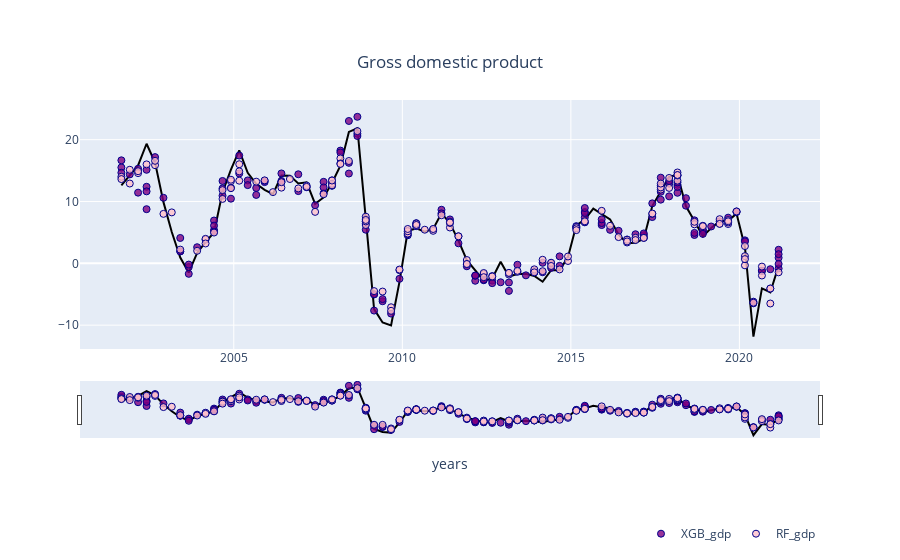
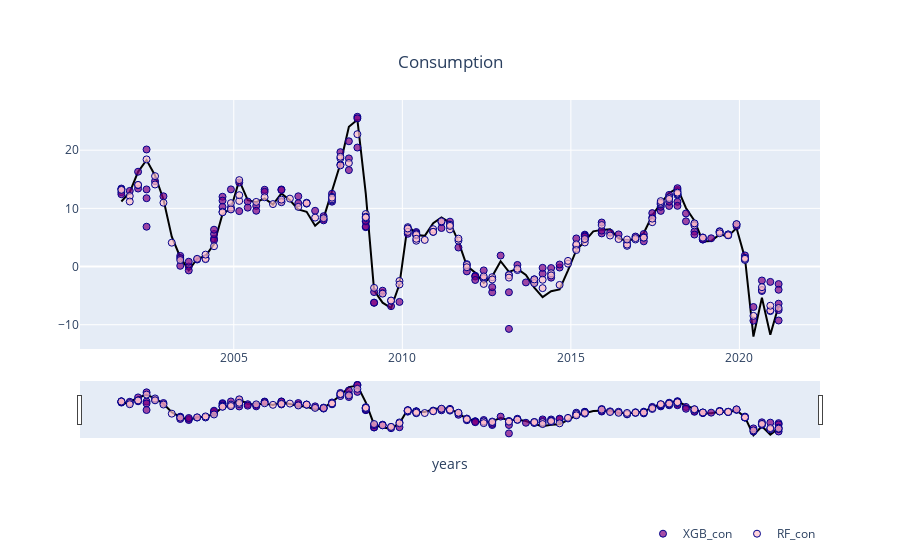
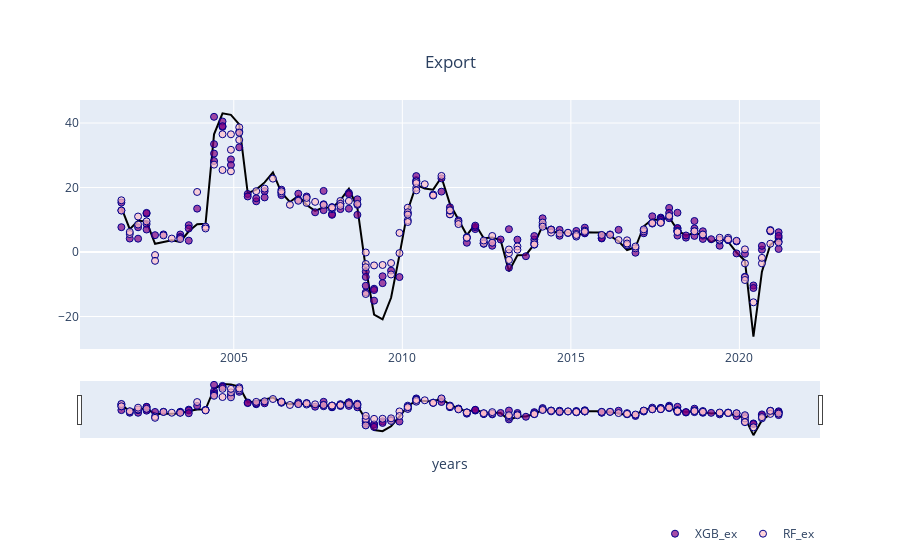
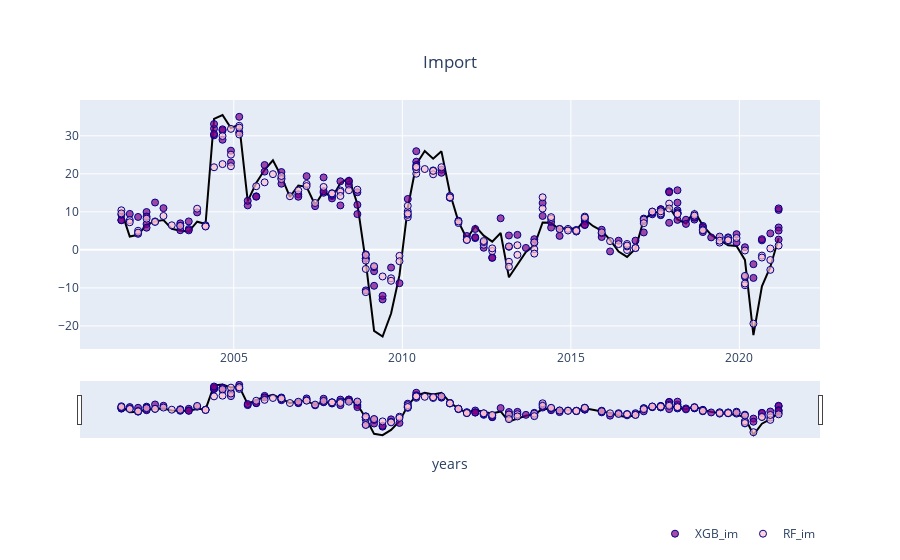

Write notebook code for charts like these, in order.
### Code cell
model='rf' #type 'rf' if you want the variable importance graphs for the random forest model

import pandas as pd
import numpy as np
import math
from sklearn.ensemble import RandomForestRegressor, RandomForestClassifier
from IPython.display import display
from sklearn import metrics
import plotly
import chart_studio
chart_studio.tools.set_credentials_file(username='sgawthor', api_key='wa3B5oJOSFTqcBuopZI2')
import chart_studio.plotly as py
import plotly.graph_objects as go
import plotly.express as px
import pandas as pd
import xgboost
from xgboost import XGBRegressor
from sklearn.model_selection import RepeatedKFold
import numpy as geek
from plotly.subplots import make_subplots
import plotly.graph_objects as go

# SECOND VISUALIZE THE PREDICTIONS FROM THE PREVIOUSLY ESTIMATED MODELS
for x in range(1,5):
    scenario=x
 # Read the csv files with the obtained values
    dataset_base=pd.read_csv('final.csv')
    dataset1 = pd.read_csv('rf_transform_back.csv') #rf
    dataset1_exo = pd.read_csv('rf_exo_transform_back.csv') #rf

    dataset3 = pd.read_csv('xgb_transform_back.csv') #xgb
    dataset3_exo = pd.read_csv('xgb_exo_transform_back.csv') #xgb

    dataset_names=['day',	'month',	'year',	'dy',	'dc',	'dx',	'dm',	'dR',	'dConSen_bal',	'dPMI_manuf',	'dInd_conf',	'dConst_conf',	'dw', 'yt',	'ct',	'yeat',	'xt',	'mt',	'Rt',	'ConSen_balt',	'PMI_manuft',	'Ind_conft',	'Const_conft',	'wt', 'dyea']
    dataset_pd=dataset1_exo.iloc[0:len(dataset1_exo), 0:25].values #55
    #dataset_pd[0:len(dataset1_exo),5:24]=dataset1_exo.iloc[0:len(dataset1_exo), 6:25].values
    dataset_pd1=dataset1.iloc[len(dataset1_exo):len(dataset1), 0:25].values
    #dataset_pd1[:,5:24]=dataset1.iloc[len(dataset1_exo):len(dataset1), 6:25].values
    dataset_pd_xgb=dataset3_exo.iloc[0:len(dataset3_exo), 0:25].values #55
    #dataset_pd_xgb[:,5:24]=dataset3_exo.iloc[0:len(dataset3_exo), 6:25].values
    dataset_pd1_xgb=dataset3.iloc[len(dataset3_exo):len(dataset3), 0:25].values
    #dataset_pd1_xgb[:,5:24]=dataset3.iloc[len(dataset3_exo):len(dataset3), 6:25].values

    #create dataframes
    dfObj = pd.DataFrame(dataset_pd, columns=dataset_names)
    dfObj1=pd.DataFrame(dataset_pd1,columns=dataset_names)
    dfObj=dfObj.append(dfObj1) #append the endogenous forecasts to the datafile containing also exogenous forecasts
    dfObj_xgb = pd.DataFrame(dataset_pd_xgb, columns=dataset_names)
    dfObj1_xgb=pd.DataFrame(dataset_pd1_xgb,columns=dataset_names)
    dfObj_xgb=dfObj_xgb.append(dfObj1_xgb) #append the endogenous forecasts to the datafile containing also exogenous forecasts

    dfObj_xgb.to_csv('GDP_xgb_blog.csv', index=False)
    dataset4 = pd.read_csv('GDP_xgb_blog.csv')

    dfObj.to_csv('GDP_rf_blog.csv', index=False)
    dataset2 = pd.read_csv('GDP_rf_blog.csv') 

    #reat csv with the Ministry of Finance and the Czech National Bank predictions
    dataset_mfcnb = pd.read_csv('cnb_mf_predikce.csv')

    #GRAPH
    import matplotlib.pyplot as plt
    # Use datetime for creating date objects for plotting
    import datetime
    # Dates of training values
    months = dataset2.iloc[0:len(dataset2), 1].values
    days = dataset2.iloc[0:len(dataset2), 0].values
    years = dataset2.iloc[0:len(dataset2), 2].values
    months_xgb = dataset4.iloc[0:len(dataset4), 1].values
    days_xgb = dataset4.iloc[0:len(dataset4), 0].values
    years_xgb = dataset4.iloc[0:len(dataset4), 2].values
    months_mfcnb = dataset_mfcnb.iloc[0:54, 1].values
    days_mfcnb = dataset_mfcnb.iloc[0:54, 0].values
    years_mfcnb = dataset_mfcnb.iloc[0:54, 2].values
    # List and then convert to datetime object
    dates_endo = [str(int(year)) + '-' + str(int(month)) + '-' + str(int(day)) for year, month, day in zip(years, months, days)]
    dates_endo = [datetime.datetime.strptime(date_endo, '%Y-%m-%d') for date_endo in dates_endo]

    dates_endo_xgb = [str(int(year)) + '-' + str(int(month)) + '-' + str(int(day)) for year, month, day in zip(years_xgb, months_xgb, days_xgb)]
    dates_endo_xgb = [datetime.datetime.strptime(date_endo, '%Y-%m-%d') for date_endo in dates_endo_xgb]

    dates_endo_mfcnb = [str(int(year)) + '-' + str(int(month)) + '-' + str(int(day)) for year, month, day in zip(years_mfcnb, months_mfcnb, days_mfcnb)]
    dates_endo_mfcnb = [datetime.datetime.strptime(date_endo, '%Y-%m-%d') for date_endo in dates_endo_mfcnb]

    # Dataframe with true values and date
    true_data_endo = pd.DataFrame(data = {'date_endo': dates_endo[0:79], 'actual_endo': dataset2.iloc[0:79, 2+x].values})
    # Dataframe with exogenous predictions
    predictions_data = pd.DataFrame(data = {'date_endo': dates_endo[len(dataset1_exo):len(dataset1)], 'prediction': dataset2.iloc[len(dataset1_exo):len(dataset1), 2+x].values})
    predictions_data_xgb = pd.DataFrame(data = {'date_endo': dates_endo_xgb[len(dataset3_exo):len(dataset3)], 'prediction': dataset4.iloc[len(dataset3_exo):len(dataset3), 2+x].values})
    # Dates of predictions

    quarter=[]
    years=[]
    for k in range(19):
        quarter=(2021+k)
        for i in range(4):
            years.append(quarter)
    import numpy
    year=years[1:22]

    months = dataset2.iloc[len(dataset1_exo):len(dataset1), 1].values
    days = dataset2.iloc[len(dataset1_exo):len(dataset1), 0].values
    years = dataset2.iloc[len(dataset1_exo):len(dataset1), 2].values
    months_exo = dataset2.iloc[len(dataset_base)-1:len(dataset1_exo), 1].values
    days_exo = dataset2.iloc[len(dataset_base)-1:len(dataset1_exo), 0].values
    years_exo = year[0:len(days_exo)]
    months_xgb = dataset4.iloc[len(dataset3_exo):len(dataset3), 1].values
    days_xgb = dataset4.iloc[len(dataset3_exo):len(dataset3), 0].values
    years_xgb = dataset4.iloc[len(dataset3_exo):len(dataset3), 2].values
    # Column of dates
    test_dates_endo = [str(int(year)) + '-' + str(int(month)) + '-' + str(int(day)) for year, month, day in zip(years, months, days)]
    test_dates_exo = [str(int(year)) + '-' + str(int(month)) + '-' + str(int(day)) for year, month, day in zip(years_exo, months_exo, days_exo)]
    test_dates_endo_xgb = [str(int(year)) + '-' + str(int(month)) + '-' + str(int(day)) for year, month, day in zip(years_xgb, months_xgb, days_xgb)]
    # Convert to datetime objects
    test_dates_endo = [datetime.datetime.strptime(date_endo, '%Y-%m-%d') for date_endo in test_dates_endo]
    test_dates_endo_xgb = [datetime.datetime.strptime(date_endo, '%Y-%m-%d') for date_endo in test_dates_endo_xgb]
    test_dates_exo = [datetime.datetime.strptime(date_exo, '%Y-%m-%d') for date_exo in test_dates_exo]
    
    # Dataframe with predictions and dates
    predictions_data_endo = pd.DataFrame(data = {'date_endo': test_dates_endo, 'prediction_endo': dataset2.iloc[len(dataset1_exo):len(dataset1), 2+x].values})
    predictions_data_endo_xgb = pd.DataFrame(data = {'date_endo': test_dates_endo_xgb, 'prediction_endo': dataset4.iloc[len(dataset3_exo):len(dataset3), 2+x].values})
    variab = ['Gross domestic product', 'Consumption', 'Export', 'Import', 'PRIBOR', 'Consumption sentiment', 'PMI manufacturing', 'Construction confidence', 'Industrial confidence', 'Wage', 'GDP EA']

    import matplotlib.pyplot as plt
    import datetime


#  FUTURE FORECAST OBTAINED FROM RF AND XGB AS ONE VALUE 
    future_gdp=dataset2.iloc[(len(dataset_base)-1):len(dataset1_exo),3].values
    future_con=dataset2.iloc[(len(dataset_base)-1):len(dataset1_exo),4].values
    future_exp=dataset2.iloc[(len(dataset_base)-1):len(dataset1_exo),5].values
    future_imp=dataset2.iloc[(len(dataset_base)-1):len(dataset1_exo),6].values
    
    overlapping = 0.150
    fig = px.line(true_data_endo, x='date_endo', y='actual_endo', labels={"actual_endo":"", "date_endo":"years"}, title=variab[x-1])
    fig.update_layout(title={'y':0.9,'x':0.5,'xanchor': 'center','yanchor': 'top'})
    fig.update_traces(line_color='black')


    new_years=[]
    #THE GDP GRAPH
    if scenario==1: 
        ex_forecast= pd.DataFrame(data = {'date_endo': test_dates_exo, 'prediction': future_gdp})
        fig.add_trace(go.Scatter(x=ex_forecast['date_endo'], y=ex_forecast['prediction'], mode = 'lines', marker=dict(color='crimson'), showlegend=False))#, row=x,col=1)
        fig.add_trace(go.Scatter(name="XGB_gdp",x=predictions_data_endo_xgb['date_endo'], y=predictions_data_endo_xgb['prediction_endo'], mode = 'markers', marker=dict(color='rgba(128,0,128, 0.8)', size=7,line=dict(color='darkblue', width=1))))#, row=x,col=1) #red
        fig.add_trace(go.Scatter(name="RF_gdp",x=predictions_data_endo['date_endo'], y=predictions_data_endo['prediction_endo'], mode = 'markers', marker=dict(color='rgba(255,192,203, 0.8)',size=7, line=dict(color='darkblue', width=1))))#, row=x,col=1)

            
    #THE CONSUMPTION GRAPH
    if scenario==2:
        fig.add_trace(go.Scatter(name="XGB_con",x=predictions_data_endo_xgb['date_endo'], y=predictions_data_endo_xgb['prediction_endo'], mode = 'markers', marker=dict(color='rgba(128,0,128, 0.7)', size=7,line=dict(color='darkblue', width=1))))#, row=x,col=1)
        fig.add_trace(go.Scatter(name="RF_con",x=predictions_data_endo['date_endo'], y=predictions_data_endo['prediction_endo'], mode = 'markers', marker=dict(color='rgba(255,192,203, 0.7)',size=7, line=dict(color='darkblue', width=1))))#, row=x,col=1)
        #ex_forecast= pd.DataFrame(data = {'date_endo': test_dates_exo, 'prediction': future_con})
        #fig.add_trace(go.Scatter(x=ex_forecast['date_endo'], y=ex_forecast['prediction'], mode = 'lines', marker=dict(color='crimson'), showlegend=False))#, row=x,col=1)

    #THE EXPORT GRAPH
    if scenario==3:
        fig.add_trace(go.Scatter(name="XGB_ex",x=predictions_data_endo_xgb['date_endo'], y=predictions_data_endo_xgb['prediction_endo'], mode = 'markers', marker=dict(color='rgba(128,0,128, 0.7)', size=7,line=dict(color='darkblue', width=1))))#, row=x,col=1)
        fig.add_trace(go.Scatter(name="RF_ex",x=predictions_data_endo['date_endo'], y=predictions_data_endo['prediction_endo'], mode = 'markers', marker=dict(color='rgba(255,192,203, 0.7)',size=7, line=dict(color='darkblue', width=1))))#, row=x,col=1)
        #ex_forecast= pd.DataFrame(data = {'date_endo': test_dates_exo, 'prediction': future_exp})
        #fig.add_trace(go.Scatter(x=ex_forecast['date_endo'], y=ex_forecast['prediction'], mode = 'lines', marker=dict(color='crimson'), showlegend=False))#, row=x,col=1)

    #THE IMPORT GRAPH
    if scenario==4:
        fig.add_trace(go.Scatter(name="XGB_im",x=predictions_data_endo_xgb['date_endo'], y=predictions_data_endo_xgb['prediction_endo'], mode = 'markers', marker=dict(color='rgba(128,0,128, 0.7)', size=7,line=dict(color='darkblue', width=1))))#, row=x,col=1)
        fig.add_trace(go.Scatter(name="RF_im",x=predictions_data_endo['date_endo'], y=predictions_data_endo['prediction_endo'], mode = 'markers', marker=dict(color='rgba(255,192,203, 0.7)',size=7, line=dict(color='darkblue', width=1))))#, row=x,col=1)
        #ex_forecast= pd.DataFrame(data = {'date_endo': test_dates_exo, 'prediction': future_imp})
        #fig.add_trace(go.Scatter(x=ex_forecast['date_endo'], y=ex_forecast['prediction'], mode = 'lines', marker=dict(color='crimson'), showlegend=False))#, row=x,col=1)


    fig.update_layout(legend=dict(orientation="h",
        yanchor="bottom",
        y=-0.8,
        xanchor="right",
        x=1
        ))

    fig.update_xaxes(rangeslider_visible=True) 

    if scenario==1:
        py.plot(fig, filename='PANEL_GDP', auto_open=True)
    if scenario==2:
        py.plot(fig, filename='PANEL_C', auto_open=True)
    if scenario==3:
        py.plot(fig, filename='PANEL_X', auto_open=True)
    if scenario==4:
        py.plot(fig, filename='PANEL_M', auto_open=True)

    fig.show()

### Figure 1 — Plotly figure (JSON) as saved in the notebook; plotly's stock layout.template omitted (floating-point values rounded to 4 significant figures; data arrays with more than 128 entries replaced by an {"elided": "..."} marker saying what was removed)
{"data": [{"hovertemplate": "years=%{x}<br>=%{y}<extra></extra>", "legendgroup": "", "line": {"color": "black", "dash": "solid"}, "mode": "lines", "name": "", "orientation": "v", "showlegend": false, "type": "scatter", "x": ["2001-09-01T00:00:00", "2001-12-01T00:00:00", "2002-03-01T00:00:00", "2002-06-01T00:00:00", "2002-09-01T00:00:00", "2002-12-01T00:00:00", "2003-03-01T00:00:00", "2003-06-01T00:00:00", "2003-09-01T00:00:00", "2003-12-01T00:00:00", "2004-03-01T00:00:00", "2004-06-01T00:00:00", "2004-09-01T00:00:00", "2004-12-01T00:00:00", "2005-03-01T00:00:00", "2005-06-01T00:00:00", "2005-09-01T00:00:00", "2005-12-01T00:00:00", "2006-03-01T00:00:00", "2006-06-01T00:00:00", "2006-09-01T00:00:00", "2006-12-01T00:00:00", "2007-03-01T00:00:00", "2007-06-01T00:00:00", "2007-09-01T00:00:00", "2007-12-01T00:00:00", "2008-03-01T00:00:00", "2008-06-01T00:00:00", "2008-09-01T00:00:00", "2008-12-01T00:00:00", "2009-03-01T00:00:00", "2009-06-01T00:00:00", "2009-09-01T00:00:00", "2009-12-01T00:00:00", "2010-03-01T00:00:00", "2010-06-01T00:00:00", "2010-09-01T00:00:00", "2010-12-01T00:00:00", "2011-03-01T00:00:00", "2011-06-01T00:00:00", "2011-09-01T00:00:00", "2011-12-01T00:00:00", "2012-03-01T00:00:00", "2012-06-01T00:00:00", "2012-09-01T00:00:00", "2012-12-01T00:00:00", "2013-03-01T00:00:00", "2013-06-01T00:00:00", "2013-09-01T00:00:00", "2013-12-01T00:00:00", "2014-03-01T00:00:00", "2014-06-01T00:00:00", "2014-09-01T00:00:00", "2014-12-01T00:00:00", "2015-03-01T00:00:00", "2015-06-01T00:00:00", "2015-09-01T00:00:00", "2015-12-01T00:00:00", "2016-03-01T00:00:00", "2016-06-01T00:00:00", "2016-09-01T00:00:00", "2016-12-01T00:00:00", "2017-03-01T00:00:00", "2017-06-01T00:00:00", "2017-09-01T00:00:00", "2017-12-01T00:00:00", "2018-03-01T00:00:00", "2018-06-01T00:00:00", "2018-09-01T00:00:00", "2018-12-01T00:00:00", "2019-03-01T00:00:00", "2019-06-01T00:00:00", "2019-09-01T00:00:00", "2019-12-01T00:00:00", "2020-03-01T00:00:00", "2020-06-01T00:00:00", "2020-09-01T00:00:00", "2020-12-01T00:00:00", "2021-03-01T00:00:00"], "xaxis": "x", "y": [12.61, 14.13, 15.83, 19.34, 16.29, 9.895, 5.059, 0.9379, -1.485, 1.683, 3.437, 4.985, 11.49, 15.15, 18.27, 14.63, 12.86, 11.9, 11.2, 14.19, 14.18, 12.91, 13.09, 9.609, 10.66, 12.98, 15.79, 21.25, 21.85, 7.221, -7.413, -9.558, -10.03, -3.006, 5.259, 5.645, 5.129, 5.546, 8.093, 6.49, 3.681, 0.5093, -1.053, -2.803, -2.456, 0.2633, -2.143, -1.741, -1.675, -2.048, -2.976, -1.113, -1.1, 1.026, 6.141, 7.086, 8.86, 7.949, 7.113, 4.647, 3.245, 3.31, 3.976, 9.256, 11.55, 13.97, 14.31, 9.21, 6.835, 4.361, 5.718, 6.79, 6.9, 8.036, 2.598, -11.84, -4.054, -4.681, -0.3945], "yaxis": "y"}, {"marker": {"color": "crimson"}, "mode": "lines", "showlegend": false, "type": "scatter", "x": ["2021-06-01T00:00:00"], "y": [19.51]}, {"marker": {"color": "rgba(128,0,128, 0.8)", "line": {"color": "darkblue", "width": 1}, "size": 7}, "mode": "markers", "name": "XGB_gdp", "type": "scatter", "x": {"elided": "150 str values"}, "y": {"elided": "150 float values"}}, {"marker": {"color": "rgba(255,192,203, 0.8)", "line": {"color": "darkblue", "width": 1}, "size": 7}, "mode": "markers", "name": "RF_gdp", "type": "scatter", "x": {"elided": "150 str values"}, "y": {"elided": "150 float values"}}], "layout": {"legend": {"orientation": "h", "tracegroupgap": 0, "x": 1, "xanchor": "right", "y": -0.8, "yanchor": "bottom"}, "title": {"text": "Gross domestic product", "x": 0.5, "xanchor": "center", "y": 0.9, "yanchor": "top"}, "xaxis": {"anchor": "y", "domain": [0, 1], "rangeslider": {"visible": true}, "title": {"text": "years"}}, "yaxis": {"anchor": "x", "domain": [0, 1], "title": {"text": ""}}}}

### Figure 2 — Plotly figure (JSON) as saved in the notebook; plotly's stock layout.template omitted (floating-point values rounded to 4 significant figures; data arrays with more than 128 entries replaced by an {"elided": "..."} marker saying what was removed)
{"data": [{"hovertemplate": "years=%{x}<br>=%{y}<extra></extra>", "legendgroup": "", "line": {"color": "black", "dash": "solid"}, "mode": "lines", "name": "", "orientation": "v", "showlegend": false, "type": "scatter", "x": ["2001-09-01T00:00:00", "2001-12-01T00:00:00", "2002-03-01T00:00:00", "2002-06-01T00:00:00", "2002-09-01T00:00:00", "2002-12-01T00:00:00", "2003-03-01T00:00:00", "2003-06-01T00:00:00", "2003-09-01T00:00:00", "2003-12-01T00:00:00", "2004-03-01T00:00:00", "2004-06-01T00:00:00", "2004-09-01T00:00:00", "2004-12-01T00:00:00", "2005-03-01T00:00:00", "2005-06-01T00:00:00", "2005-09-01T00:00:00", "2005-12-01T00:00:00", "2006-03-01T00:00:00", "2006-06-01T00:00:00", "2006-09-01T00:00:00", "2006-12-01T00:00:00", "2007-03-01T00:00:00", "2007-06-01T00:00:00", "2007-09-01T00:00:00", "2007-12-01T00:00:00", "2008-03-01T00:00:00", "2008-06-01T00:00:00", "2008-09-01T00:00:00", "2008-12-01T00:00:00", "2009-03-01T00:00:00", "2009-06-01T00:00:00", "2009-09-01T00:00:00", "2009-12-01T00:00:00", "2010-03-01T00:00:00", "2010-06-01T00:00:00", "2010-09-01T00:00:00", "2010-12-01T00:00:00", "2011-03-01T00:00:00", "2011-06-01T00:00:00", "2011-09-01T00:00:00", "2011-12-01T00:00:00", "2012-03-01T00:00:00", "2012-06-01T00:00:00", "2012-09-01T00:00:00", "2012-12-01T00:00:00", "2013-03-01T00:00:00", "2013-06-01T00:00:00", "2013-09-01T00:00:00", "2013-12-01T00:00:00", "2014-03-01T00:00:00", "2014-06-01T00:00:00", "2014-09-01T00:00:00", "2014-12-01T00:00:00", "2015-03-01T00:00:00", "2015-06-01T00:00:00", "2015-09-01T00:00:00", "2015-12-01T00:00:00", "2016-03-01T00:00:00", "2016-06-01T00:00:00", "2016-09-01T00:00:00", "2016-12-01T00:00:00", "2017-03-01T00:00:00", "2017-06-01T00:00:00", "2017-09-01T00:00:00", "2017-12-01T00:00:00", "2018-03-01T00:00:00", "2018-06-01T00:00:00", "2018-09-01T00:00:00", "2018-12-01T00:00:00", "2019-03-01T00:00:00", "2019-06-01T00:00:00", "2019-09-01T00:00:00", "2019-12-01T00:00:00", "2020-03-01T00:00:00", "2020-06-01T00:00:00", "2020-09-01T00:00:00", "2020-12-01T00:00:00", "2021-03-01T00:00:00"], "xaxis": "x", "y": [11.17, 12.8, 16.28, 18.31, 15.65, 11.53, 5.127, 1.6, -0.6313, 1.34, 1.802, 3.851, 9.031, 9.975, 14.83, 11.4, 11.05, 11.71, 10.65, 12.56, 11.39, 9.816, 9.401, 7.002, 8.324, 12.96, 17.67, 24.04, 25.25, 12.54, -4.106, -6.211, -7.124, -3.047, 7.246, 5.417, 5.28, 7.458, 8.431, 7.534, 4.286, 0.128, -1.04, -2.796, -1.683, 0.9087, -0.9256, -0.3983, -1.458, -3.613, -5.252, -4.234, -3.932, -0.6473, 2.807, 4.373, 6.043, 6.3, 6.395, 4.825, 4.381, 4.821, 5.769, 8.756, 10.88, 12.65, 13.49, 10.06, 7.882, 4.326, 4.403, 5.519, 5.219, 6.609, 1.471, -12.03, -5.363, -11.71, -6.736], "yaxis": "y"}, {"marker": {"color": "rgba(128,0,128, 0.7)", "line": {"color": "darkblue", "width": 1}, "size": 7}, "mode": "markers", "name": "XGB_con", "type": "scatter", "x": {"elided": "150 str values"}, "y": {"elided": "150 float values"}}, {"marker": {"color": "rgba(255,192,203, 0.7)", "line": {"color": "darkblue", "width": 1}, "size": 7}, "mode": "markers", "name": "RF_con", "type": "scatter", "x": {"elided": "150 str values"}, "y": {"elided": "150 float values"}}], "layout": {"legend": {"orientation": "h", "tracegroupgap": 0, "x": 1, "xanchor": "right", "y": -0.8, "yanchor": "bottom"}, "title": {"text": "Consumption", "x": 0.5, "xanchor": "center", "y": 0.9, "yanchor": "top"}, "xaxis": {"anchor": "y", "domain": [0, 1], "rangeslider": {"visible": true}, "title": {"text": "years"}}, "yaxis": {"anchor": "x", "domain": [0, 1], "title": {"text": ""}}}}

### Figure 3 — Plotly figure (JSON) as saved in the notebook; plotly's stock layout.template omitted (floating-point values rounded to 4 significant figures; data arrays with more than 128 entries replaced by an {"elided": "..."} marker saying what was removed)
{"data": [{"hovertemplate": "years=%{x}<br>=%{y}<extra></extra>", "legendgroup": "", "line": {"color": "black", "dash": "solid"}, "mode": "lines", "name": "", "orientation": "v", "showlegend": false, "type": "scatter", "x": ["2001-09-01T00:00:00", "2001-12-01T00:00:00", "2002-03-01T00:00:00", "2002-06-01T00:00:00", "2002-09-01T00:00:00", "2002-12-01T00:00:00", "2003-03-01T00:00:00", "2003-06-01T00:00:00", "2003-09-01T00:00:00", "2003-12-01T00:00:00", "2004-03-01T00:00:00", "2004-06-01T00:00:00", "2004-09-01T00:00:00", "2004-12-01T00:00:00", "2005-03-01T00:00:00", "2005-06-01T00:00:00", "2005-09-01T00:00:00", "2005-12-01T00:00:00", "2006-03-01T00:00:00", "2006-06-01T00:00:00", "2006-09-01T00:00:00", "2006-12-01T00:00:00", "2007-03-01T00:00:00", "2007-06-01T00:00:00", "2007-09-01T00:00:00", "2007-12-01T00:00:00", "2008-03-01T00:00:00", "2008-06-01T00:00:00", "2008-09-01T00:00:00", "2008-12-01T00:00:00", "2009-03-01T00:00:00", "2009-06-01T00:00:00", "2009-09-01T00:00:00", "2009-12-01T00:00:00", "2010-03-01T00:00:00", "2010-06-01T00:00:00", "2010-09-01T00:00:00", "2010-12-01T00:00:00", "2011-03-01T00:00:00", "2011-06-01T00:00:00", "2011-09-01T00:00:00", "2011-12-01T00:00:00", "2012-03-01T00:00:00", "2012-06-01T00:00:00", "2012-09-01T00:00:00", "2012-12-01T00:00:00", "2013-03-01T00:00:00", "2013-06-01T00:00:00", "2013-09-01T00:00:00", "2013-12-01T00:00:00", "2014-03-01T00:00:00", "2014-06-01T00:00:00", "2014-09-01T00:00:00", "2014-12-01T00:00:00", "2015-03-01T00:00:00", "2015-06-01T00:00:00", "2015-09-01T00:00:00", "2015-12-01T00:00:00", "2016-03-01T00:00:00", "2016-06-01T00:00:00", "2016-09-01T00:00:00", "2016-12-01T00:00:00", "2017-03-01T00:00:00", "2017-06-01T00:00:00", "2017-09-01T00:00:00", "2017-12-01T00:00:00", "2018-03-01T00:00:00", "2018-06-01T00:00:00", "2018-09-01T00:00:00", "2018-12-01T00:00:00", "2019-03-01T00:00:00", "2019-06-01T00:00:00", "2019-09-01T00:00:00", "2019-12-01T00:00:00", "2020-03-01T00:00:00", "2020-06-01T00:00:00", "2020-09-01T00:00:00", "2020-12-01T00:00:00", "2021-03-01T00:00:00"], "xaxis": "x", "y": [13.75, 7.074, 9.665, 9.454, 2.56, 3.055, 3.628, 3.127, 6.434, 8.61, 8.742, 36.49, 43.01, 42.53, 39.55, 18.25, 19.35, 21.59, 24.72, 18.39, 15.51, 17.45, 14.58, 12.77, 13.89, 13.66, 16.09, 19.64, 13.69, -5.052, -19.38, -20.86, -14.18, -0.9418, 12.99, 20.82, 19.66, 19.35, 23.18, 14.88, 10.22, 5.257, 8.592, 4.294, 4.486, 3.717, -5.948, -1.001, -0.896, 2.432, 8.204, 6.374, 5.965, 6.156, 4.825, 6.103, 6.061, 6.042, 4.962, 3.336, 0.618, 1.462, 7.991, 10.13, 9.832, 10.82, 6.852, 5.024, 6.032, 5.21, 3.059, 4.212, 3.188, -0.1454, -2.728, -26.22, -6.098, 2.244, 4.117], "yaxis": "y"}, {"marker": {"color": "rgba(128,0,128, 0.7)", "line": {"color": "darkblue", "width": 1}, "size": 7}, "mode": "markers", "name": "XGB_ex", "type": "scatter", "x": {"elided": "150 str values"}, "y": {"elided": "150 float values"}}, {"marker": {"color": "rgba(255,192,203, 0.7)", "line": {"color": "darkblue", "width": 1}, "size": 7}, "mode": "markers", "name": "RF_ex", "type": "scatter", "x": {"elided": "150 str values"}, "y": {"elided": "150 float values"}}], "layout": {"legend": {"orientation": "h", "tracegroupgap": 0, "x": 1, "xanchor": "right", "y": -0.8, "yanchor": "bottom"}, "title": {"text": "Export", "x": 0.5, "xanchor": "center", "y": 0.9, "yanchor": "top"}, "xaxis": {"anchor": "y", "domain": [0, 1], "rangeslider": {"visible": true}, "title": {"text": "years"}}, "yaxis": {"anchor": "x", "domain": [0, 1], "title": {"text": ""}}}}

### Figure 4 — Plotly figure (JSON) as saved in the notebook; plotly's stock layout.template omitted (floating-point values rounded to 4 significant figures; data arrays with more than 128 entries replaced by an {"elided": "..."} marker saying what was removed)
{"data": [{"hovertemplate": "years=%{x}<br>=%{y}<extra></extra>", "legendgroup": "", "line": {"color": "black", "dash": "solid"}, "mode": "lines", "name": "", "orientation": "v", "showlegend": false, "type": "scatter", "x": ["2001-09-01T00:00:00", "2001-12-01T00:00:00", "2002-03-01T00:00:00", "2002-06-01T00:00:00", "2002-09-01T00:00:00", "2002-12-01T00:00:00", "2003-03-01T00:00:00", "2003-06-01T00:00:00", "2003-09-01T00:00:00", "2003-12-01T00:00:00", "2004-03-01T00:00:00", "2004-06-01T00:00:00", "2004-09-01T00:00:00", "2004-12-01T00:00:00", "2005-03-01T00:00:00", "2005-06-01T00:00:00", "2005-09-01T00:00:00", "2005-12-01T00:00:00", "2006-03-01T00:00:00", "2006-06-01T00:00:00", "2006-09-01T00:00:00", "2006-12-01T00:00:00", "2007-03-01T00:00:00", "2007-06-01T00:00:00", "2007-09-01T00:00:00", "2007-12-01T00:00:00", "2008-03-01T00:00:00", "2008-06-01T00:00:00", "2008-09-01T00:00:00", "2008-12-01T00:00:00", "2009-03-01T00:00:00", "2009-06-01T00:00:00", "2009-09-01T00:00:00", "2009-12-01T00:00:00", "2010-03-01T00:00:00", "2010-06-01T00:00:00", "2010-09-01T00:00:00", "2010-12-01T00:00:00", "2011-03-01T00:00:00", "2011-06-01T00:00:00", "2011-09-01T00:00:00", "2011-12-01T00:00:00", "2012-03-01T00:00:00", "2012-06-01T00:00:00", "2012-09-01T00:00:00", "2012-12-01T00:00:00", "2013-03-01T00:00:00", "2013-06-01T00:00:00", "2013-09-01T00:00:00", "2013-12-01T00:00:00", "2014-03-01T00:00:00", "2014-06-01T00:00:00", "2014-09-01T00:00:00", "2014-12-01T00:00:00", "2015-03-01T00:00:00", "2015-06-01T00:00:00", "2015-09-01T00:00:00", "2015-12-01T00:00:00", "2016-03-01T00:00:00", "2016-06-01T00:00:00", "2016-09-01T00:00:00", "2016-12-01T00:00:00", "2017-03-01T00:00:00", "2017-06-01T00:00:00", "2017-09-01T00:00:00", "2017-12-01T00:00:00", "2018-03-01T00:00:00", "2018-06-01T00:00:00", "2018-09-01T00:00:00", "2018-12-01T00:00:00", "2019-03-01T00:00:00", "2019-06-01T00:00:00", "2019-09-01T00:00:00", "2019-12-01T00:00:00", "2020-03-01T00:00:00", "2020-06-01T00:00:00", "2020-09-01T00:00:00", "2020-12-01T00:00:00", "2021-03-01T00:00:00"], "xaxis": "x", "y": [10.19, 3.516, 3.969, 6.612, 7.494, 7.858, 5.527, 5.057, 4.812, 7.412, 6.798, 34.43, 35.45, 32.05, 32.94, 12.81, 17.59, 21.06, 23.58, 19.28, 13.93, 16.92, 16.56, 11.81, 15.35, 13.73, 17.55, 18.92, 12.06, -3.16, -21.3, -22.8, -16.75, -6.659, 11.03, 22.5, 25.98, 23.96, 25.91, 14.9, 7.442, 2.925, 6.232, 3.732, 2.174, 4.437, -7.199, -3.774, -0.5614, 1.105, 7.202, 7.136, 5.297, 5.982, 5.219, 7.968, 6.222, 5.039, 2.612, -0.4529, -1.848, 0.2984, 7.941, 9.722, 10.06, 11.25, 7.98, 6.957, 10.11, 6.424, 3.937, 2.577, 1.207, 1.014, -2.636, -22.4, -9.593, -4.491, 3.071], "yaxis": "y"}, {"marker": {"color": "rgba(128,0,128, 0.7)", "line": {"color": "darkblue", "width": 1}, "size": 7}, "mode": "markers", "name": "XGB_im", "type": "scatter", "x": {"elided": "150 str values"}, "y": {"elided": "150 float values"}}, {"marker": {"color": "rgba(255,192,203, 0.7)", "line": {"color": "darkblue", "width": 1}, "size": 7}, "mode": "markers", "name": "RF_im", "type": "scatter", "x": {"elided": "150 str values"}, "y": {"elided": "150 float values"}}], "layout": {"legend": {"orientation": "h", "tracegroupgap": 0, "x": 1, "xanchor": "right", "y": -0.8, "yanchor": "bottom"}, "title": {"text": "Import", "x": 0.5, "xanchor": "center", "y": 0.9, "yanchor": "top"}, "xaxis": {"anchor": "y", "domain": [0, 1], "rangeslider": {"visible": true}, "title": {"text": "years"}}, "yaxis": {"anchor": "x", "domain": [0, 1], "title": {"text": ""}}}}
